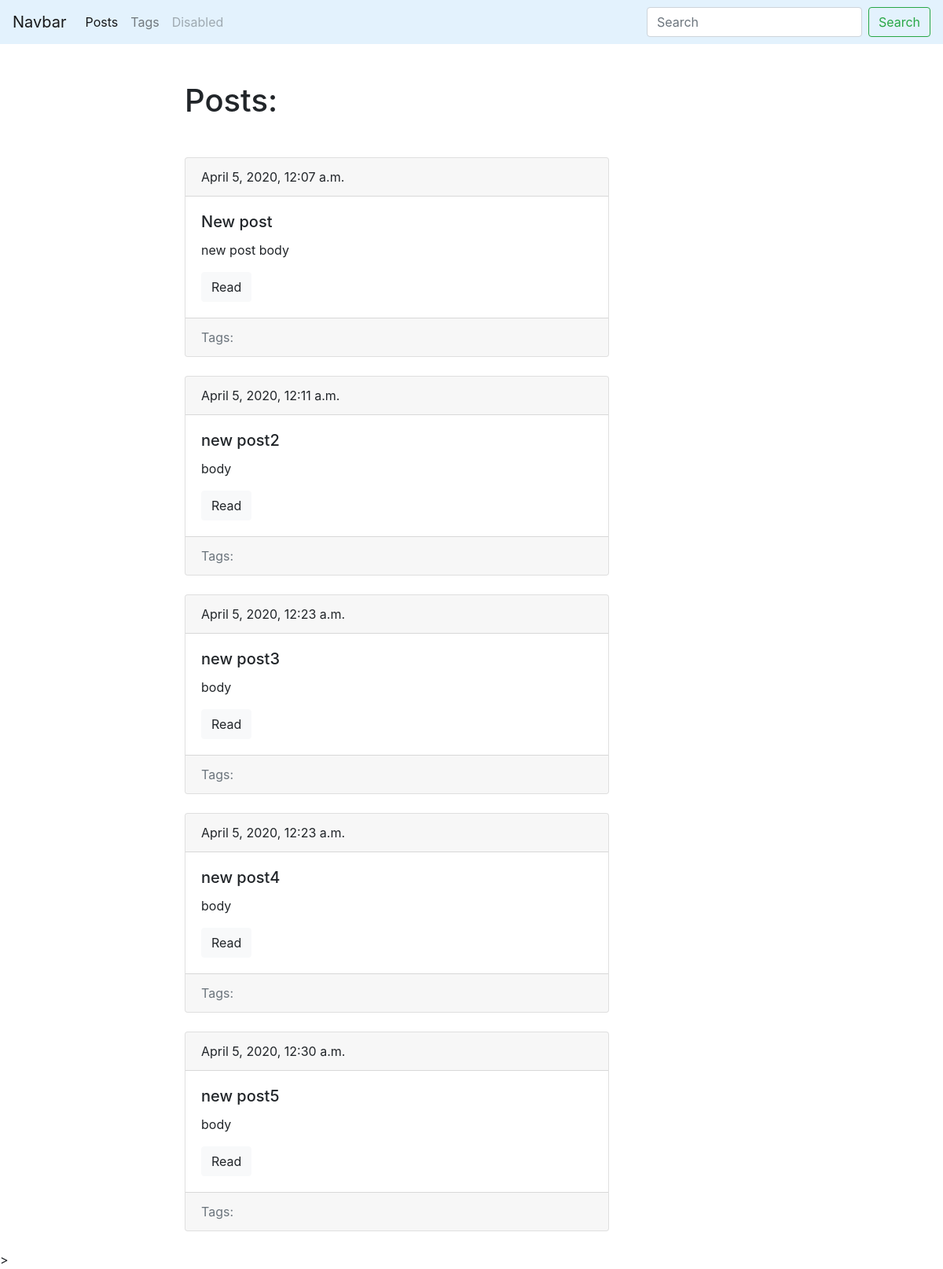
The app's page /Arizona/, older data.
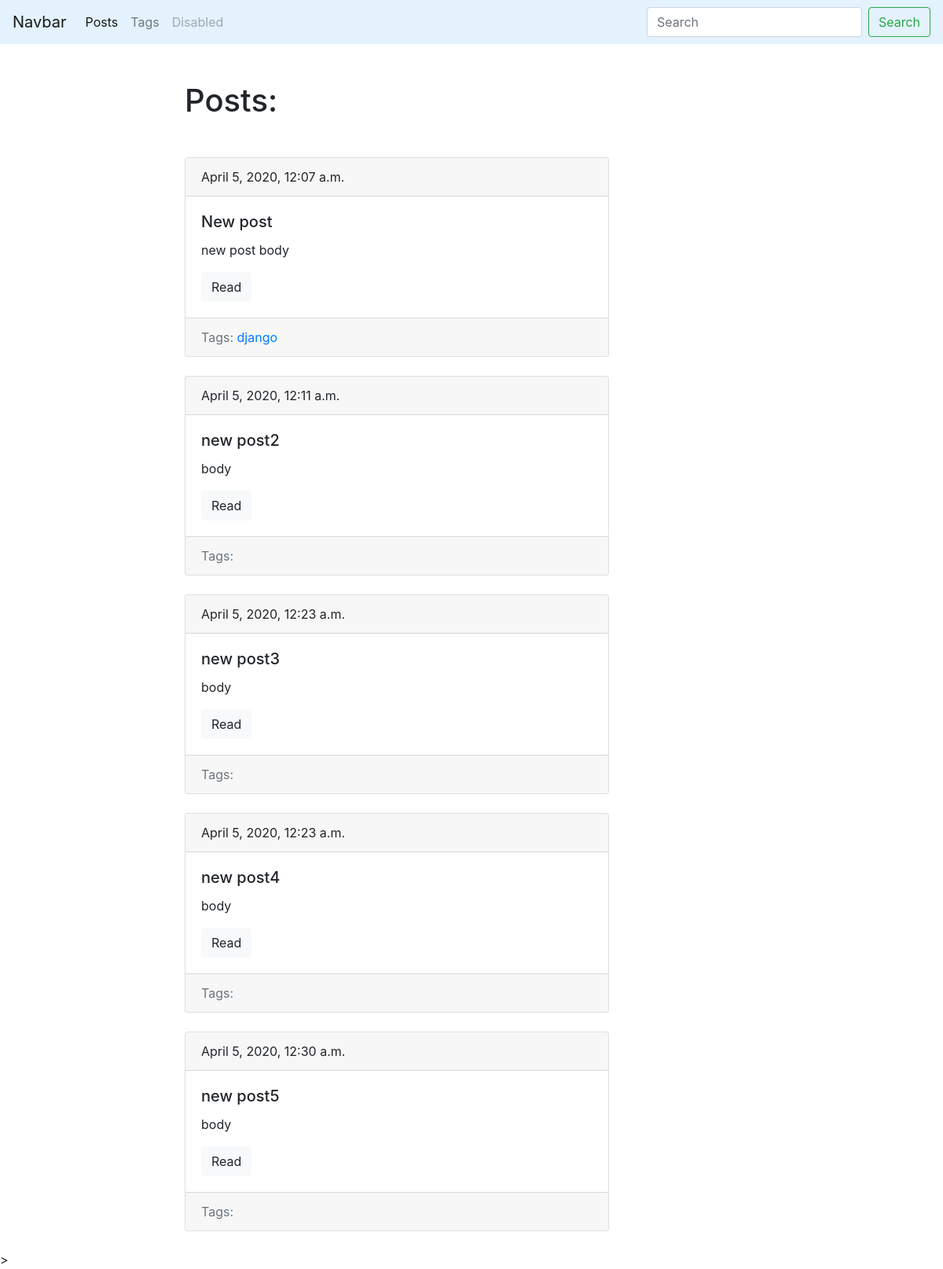
The same page, newer data.
### Arizona/models.py (models this page shows, shortened)
class Post(models.Model):
	title = models.CharField(max_length=150, db_index=True)
	slug = models.SlugField(max_length=150, unique=True)
	body = models.TextField(blank=True, db_index=True)
	tags = models.ManyToManyField('Tag', blank=True, related_name='posts')####This
	date_pub = models.DateTimeField(auto_now_add=True)
	def get_absolute_url(self):
		return reverse('post_detail_url', kwargs={'slug':self.slug})

class Tag(models.Model):
	title = models.CharField(max_length=50)
	slug = models.SlugField(max_length=50, unique=True)
	def get_absolute_url(self):
		return reverse('tag_detail_url', kwargs={'slug':self.slug})

### Arizona/views.py (the view)
# urls.py: path('' ,posts_list, name='posts_list_url'),
def posts_list(request):
	posts = Post.objects.all()
	return render(request,'Arizona/index.html',context={'posts':posts})

### Arizona/templates/Arizona/index.html (shortened to what this page needs)
{%extends 'Arizona/base_Arizona.html'%}
{%block content%}
<h1 class="mb-5">Posts:</h1>
{% for post in posts%}
{% include 'Arizona/includes/post_card_template.html' %}
{%endfor%}
{%endblock%}

### Arizona/templates/Arizona/includes/post_card_template.html
	<div class="card mb-4">
  <div class="card-header">
    {{post.date_pub}}
  </div>
  <div class="card-body">
    <h5 class="card-title">{{post.title}}</h5>
    <p class="card-text">{{post.body|truncatewords:15}}</p>
    <a href="{{post.get_absolute_url}}" class="btn btn-light">Read</a>
  </div>
  <div class="card-footer text-muted">
    Tags:
    {% for tag in post.tags.all%}
    <a href="{{ tag.get_absolute_url}}">{{ tag.title }}</a>
    {% endfor %}
  </div>
</div>

Row changes from the older to the newer data that the page shows:
added Tag: title "django", shown under Post "New post"
